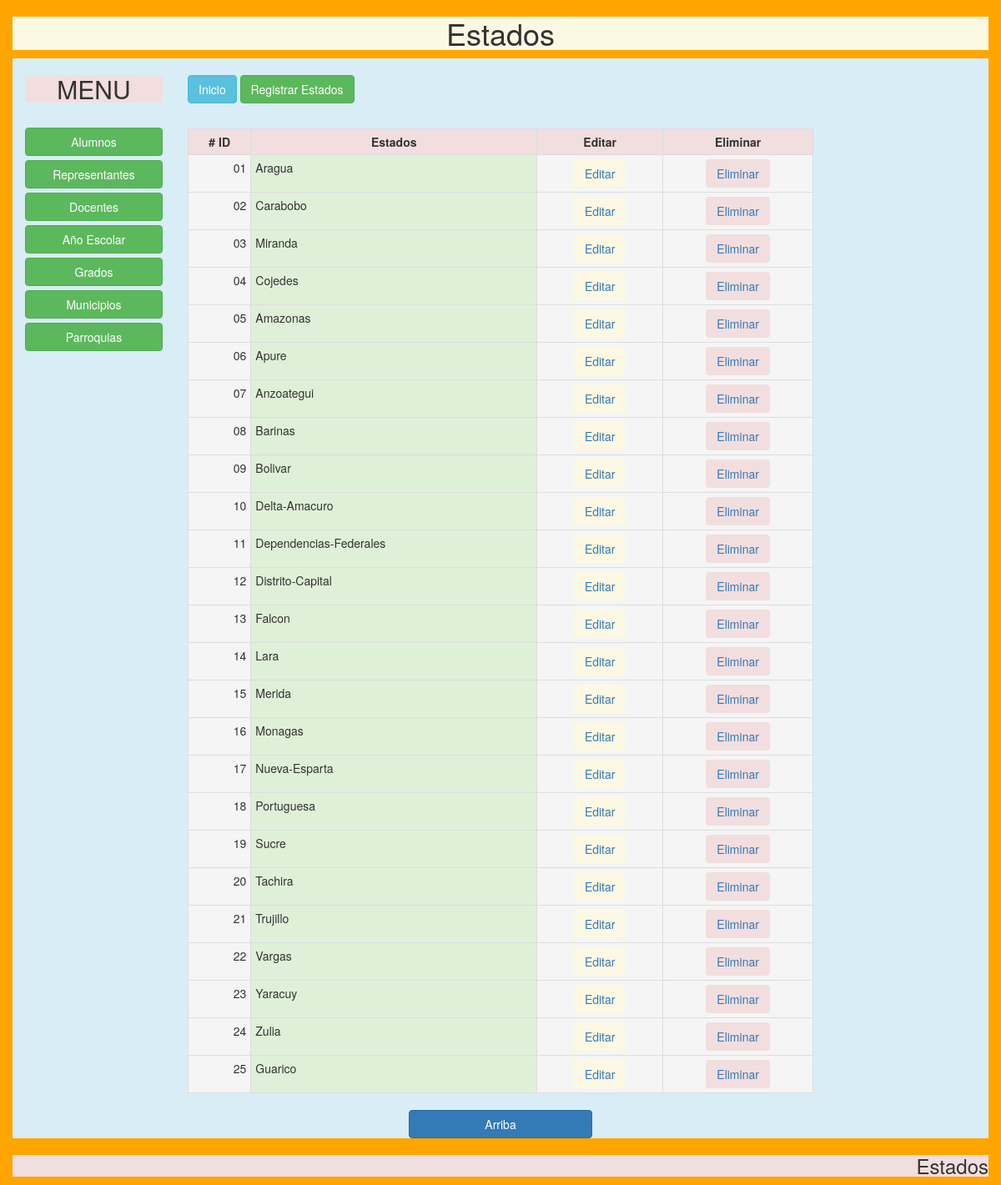
Page /index.php/estados/estados on the committed database.
### tables this page shows
CREATE TABLE `estados` (
  `id` int(11) NOT NULL,
  `estado` varchar(50) DEFAULT NULL,
  `estadoseo` varchar(50) DEFAULT NULL,
  `estado3` varchar(50) DEFAULT NULL
);

### application/controllers/estados/Estados.php (called while the page is built, shortened)
<?php
class Estados extends CI_Controller
{
	public function __construct()
	{
		$this->load->model('EstadosModel', 'estados');
		$this->load->model("MunicipiosModel", 'municipios');
		$this->load->model("ParroquiasModel", 'parroquias');
	}
	public function index()
	{
		$this->load->helper(array('dateformat'));
		$this->data['titulo'] = 'Estados';
		$this->data['listar'] = $this->estados->listar();
		$this->load->view('header', $this->data);
        $this->load->view('estados/estados');
		$this->load->view('footer');
	}
}

### index.php (called while the page is built, shortened)
<?php
require_once BASEPATH.'core/CodeIgniter.php';

### application/models/EstadosModel.php (called while the page is built, shortened)
<?php if ( ! defined('BASEPATH')) exit('No direct script access allowed');
class EstadosModel extends CI_Model {
    private $tabla = 'estados';
    public function listar()
    {
        $query = $this->db->get($this->tabla);
        return $query->result();
    }
}

### application/views/estados/estados.php (the view)
<div class="container">
<section class="bg-info main row">
    <aside class="col-md-2 text-center">
    <h2 class="bg-danger">MENU</h2>
    <br>
            <p><a class="btn btn-block btn-success" href="<?php echo base_url('alumnos/Alumnos') ?>">Alumnos</a>
            <a class="btn btn-block btn-success" href="<?php echo base_url('representantes/Representantes') ?>">Representantes</a>
            <a class="btn btn-block btn-success" href="<?php echo base_url('docentes/Docentes') ?>">Docentes</a>
            <a class="btn btn-block btn-success" href="<?php echo base_url('anio/Anio') ?>">Año Escolar</a>
            <a class="btn btn-block btn-success" href="<?php echo base_url('grados/Grados') ?>">Grados</a>
            <a class="btn btn-block btn-success" href="<?php echo base_url('municipios/Municipios') ?>">Municipios</a>
            <a class="btn btn-block btn-success" href="<?php echo base_url('parroquias/Parroquias') ?>">Parroquias</a></p>
    </aside>
    <div class="col-md-8"><br>
    <p><a class="btn btn-info" href="<?php echo base_url() ?>">Inicio</a>
    <a class="btn btn-success" href="<?php echo base_url('estados/Estados/registrar') ?>" title="">Registrar Estados</a></p>
        <div class="table-fluid"><br>
            <table class="table table-responsive table-bordered table-hover table-condensed">
                <tr class="danger">
                    <th class=" text-center"># ID</th>
                    <th class=" text-center">Estados</th>
                    <th class=" text-center">Editar</th>
                    <th class=" text-center">Eliminar</th>
                </tr>
                <?php
                $i=1;
                foreach ($listar as $estados) {
                    ?>
                    <tr class="">
                        <td class="active text-right"><?php echo str_pad($i, 2, "0", STR_PAD_LEFT); ?></td>
                        <td class="success"><?php echo $estados->estado?></td>
                        <td class="active text-center"><a class="btn bg-warning" href="<?php echo base_url('estados/Estados/modificar/'.$estados->id) ?>">Editar</a></td>
                        <td class="active text-center"><a class="btn bg-danger" href="<?php echo base_url('estados/Estados/eliminar/'.$estados->id) ?>">Eliminar</a></td>
                    </tr>
                    <?php
                    $i++;
                }
                ?>
            </table>
        </div>
        <div class="col-md-4 col-md-offset-4">
                <a class="btn btn-primary btn-block" href="<?php echo base_url('estados/Estados')?>">Arriba</a>
        </div>
    </div>
</div>

### css/estilos.css (style rules this page uses)
* { margin: 0; padding: 0; box-sizing: border-box; }
#fondo { background-image: url(imagen/autobus.jpg); background-color: orange; }

### rows in the picture
estados: i "01", estado "Aragua"
estados: i "02", estado "Carabobo"
estados: i "03", estado "Miranda"
estados: i "04", estado "Cojedes"
estados: i "05", estado "Amazonas"
estados: i "06", estado "Apure"
estados: i "07", estado "Anzoategui"
estados: i "08", estado "Barinas"
estados: i "09", estado "Bolivar"
estados: i "10", estado "Delta-Amacuro"
estados: i "11", estado "Dependencias-Federales"
estados: i "12", estado "Distrito-Capital"
estados: i "13", estado "Falcon"
estados: i "14", estado "Lara"
estados: i "15", estado "Merida"
estados: i "16", estado "Monagas"
estados: i "17", estado "Nueva-Esparta"
estados: i "18", estado "Portuguesa"
estados: i "19", estado "Sucre"
estados: i "20", estado "Tachira"
estados: i "21", estado "Trujillo"
estados: i "22", estado "Vargas"
estados: i "23", estado "Yaracuy"
estados: i "24", estado "Zulia"
estados: i "25", estado "Guarico"

### other values in the picture
$titulo "Estados"
